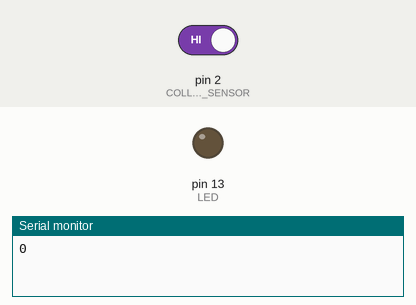
Recording of a sketch running on a simulated Arduino Uno, built with avr-gcc and run on an emulated ATmega328P. Parts: output pins drawn as LEDs (lit = HIGH), the last lines printed to the serial monitor. Inputs (shaded band) come from the test bench; at power-on: pin 2 (COLLISION_SENSOR) HIGH.

Above: at 1.2 s.
1.3 s: pin 2 (COLLISION_SENSOR) driven LOW
At 2.5 s:
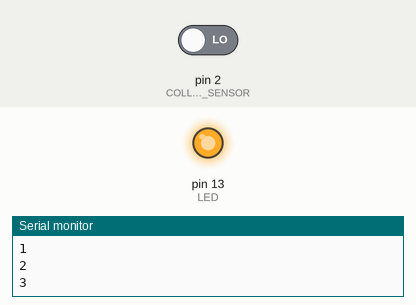
2.9 s: pin 2 (COLLISION_SENSOR) driven HIGH
At 3.7 s:
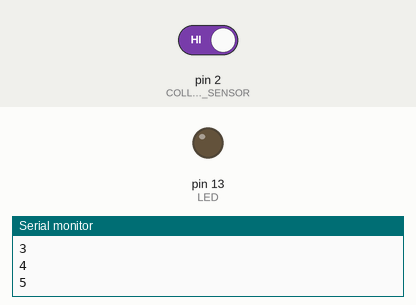
Timing chart, 0 to 5.9 s (numbered marks = the images above; inputs shaded):
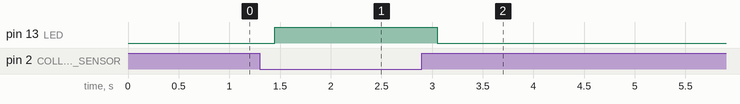

Measured:
- after the input at 1.3 s, pin 13 (LED): LOW → HIGH after 0.15 s
- after the input at 2.9 s, pin 13 (LED): HIGH → LOW after 0.15 s

The sketch:

collision.ino
```cpp
#define LED 13 //the onboard LED of Arduino or Seeeduino
#define COLLISION_SENSOR 2//collision sensor is connected with D2 of Arduino
int count = 0;

void setup()
{
    Serial.begin(115200);
    pins_init();
    Serial.println(0);
}

void loop()
{
    if(isTriggered())
    {
        turnOnLED();
        delay(200);
        count +=1 ;
        Serial.println(count);
    }
    else turnOffLED();
}

void pins_init()
{
    pinMode(LED,OUTPUT);
    turnOffLED();
    pinMode(COLLISION_SENSOR,INPUT);
}

boolean isTriggered()
{
    if(!digitalRead(COLLISION_SENSOR))
    {
        delay(150);
        if(!digitalRead(COLLISION_SENSOR))
        return true;//the collision sensor triggers
    }
    return false;
}


void turnOnLED()
{
    digitalWrite(LED,HIGH);//the LED is on
}

void turnOffLED()
{
    digitalWrite(LED,LOW);//the LED is off
}
```
